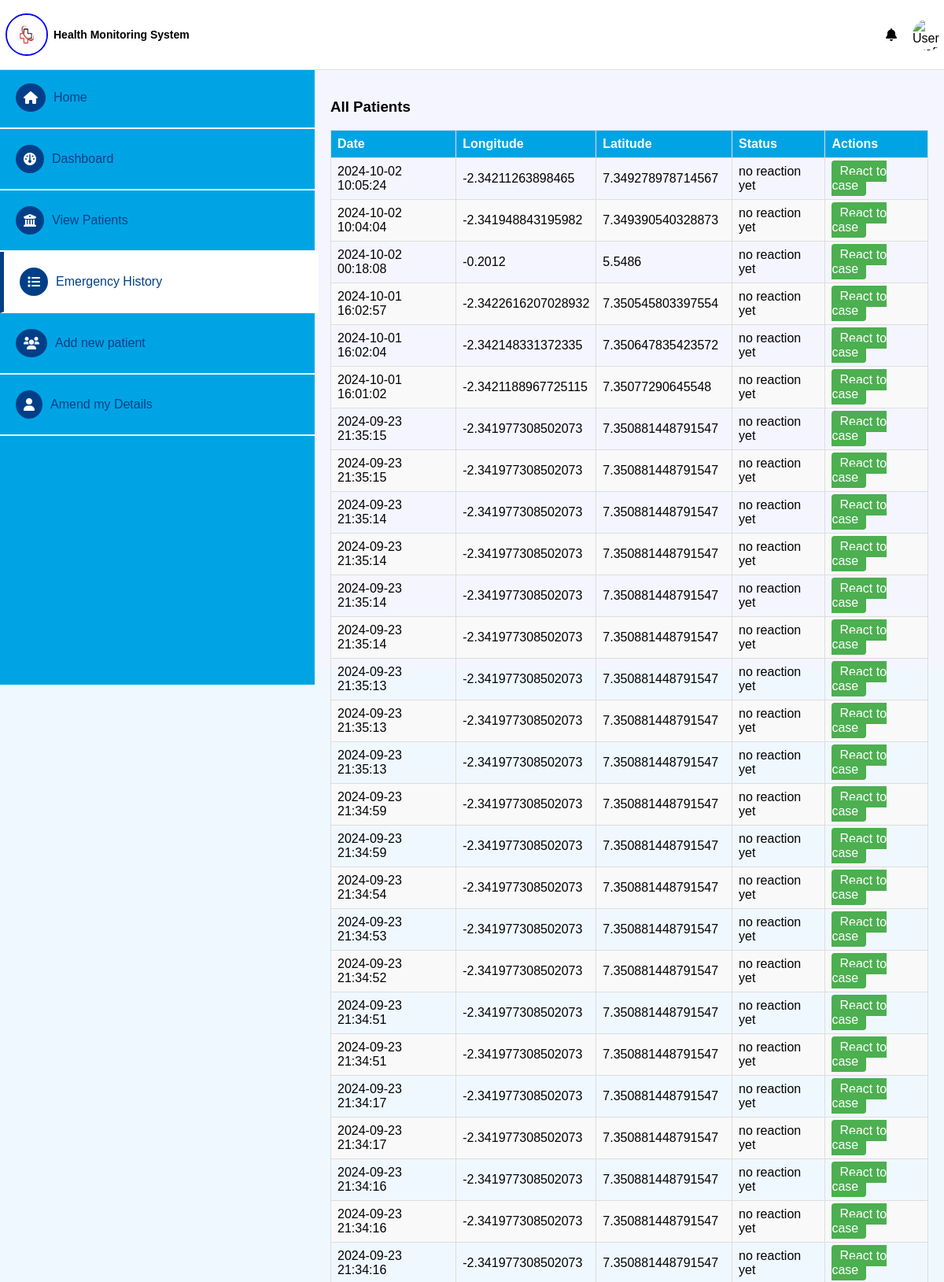
The page /codes/admin/emergency_history.php (upper part) on the database its author committed.
### tables this page shows
CREATE TABLE `emergencies` (
  `id` int(11) NOT NULL,
  `date` datetime NOT NULL DEFAULT current_timestamp(),
  `lon` varchar(500) NOT NULL,
  `latt` varchar(500) NOT NULL,
  `status` varchar(100) NOT NULL DEFAULT 'no reaction yet'
);

### codes/connections/emergency_list.php (called while the page is built)
<?php
include 'conn.php';
if(isset($_GET['emergency'])){
        $sql2= 'SELECT * FROM emergencies
        WHERE id= ?';
        $stmt2= $conn->prepare($sql2);
        $stmt2->execute(([$_GET['emergency']]));
        $emergency=$stmt2->fetch();
}else{
        $sql= 'SELECT * FROM emergencies order by id DESC';
        $stmt= $conn->prepare($sql);
        $stmt->execute();
        $emergencies=$stmt->fetchAll();
}
?>

### codes/admin/emergency_history.php (the view, shortened to what this page needs)
<?php
    include '../connections/emergency_list.php';
?>
<!DOCTYPE html>
<html lang="en">
<head>
    <link rel="stylesheet" href="https://cdnjs.cloudflare.com/ajax/libs/font-awesome/6.0.0-beta3/css/all.min.css">
    <link rel="stylesheet" href="newstyles.css">
    <link rel="stylesheet" href="styles.css">
</head>
<body>
    <header class="main-header">
        <div class="nav-header">
            <img src="../logo.jfif" alt="SLAS Logo" class="nav-logo">
            <h1 class="nav-title">Health Monitoring System</h1>
        </div>
        <div class="user-info">
        <i class="fas fa-bell notification-icon"></i>
            <img src="../bg1.jpg" alt="User Profile" class="user-profile">
        </div>
    </header>
    <div class="container">
        <nav class="nav-panel">
            <ul class="nav-items">
                <li class="nav-item"><a href="./"><i class="fa fa-home"></i>Home</a></li>
                <li class="nav-item"><a href="dashboard.php#"><i class="fa fa-dashboard"></i>Dashboard</a></li>
                <li class="nav-item"><a href="Patients.php"><i class="fas fa-bank"></i>View Patients</a></li>
                <li class="nav-item active"><a href="emergency_history.php"><i class="fa fa-list"></i>Emergency History</a></li>
                <li class="nav-item"><a href="../account/signup.html"><i class="fa fa-users"></i>Add new patient</a></li>
                <li class="nav-item"><a href="#"><i class="fa fa-user"></i>Amend my Details</a></li>
            </ul>
        </nav>
        <main class="main-content">
            <section class="patient-list">
                <br><br>
                <h3>All Patients</h3>
                <div class="table-wrapper">
                <table class="patients-table">
                    <thead>
                        <tr>
                            <th>Date</th>
                            <th>Longitude</th>
                            <th>Latitude</th>
                            <th>Status</th>
                            <th>Actions</th>
                        </tr>
                    </thead>
                    <tbody>
                        <?php
                            foreach($emergencies as $emergency){
                        ?>
                        <tr>
                            <td><?=$emergency['date']?></td>
                            <td><?=$emergency['lon']?></td>
                            <td><?=$emergency['latt']?></td>
                            <td><?=$emergency['status']?></td>
                            <td><a href="../emergency/?emergency=<?=$emergency['id']?>" class="view-button">React to case</a></td>
                        </tr>
                        <?php
                        }
                        ?>
                    </tbody>
                </table>
            </section>
            </div>
</body>
</html>

### codes/admin/newstyles.css (style rules this page uses)
body { font-family: Arial, sans-serif; margin: 0; padding: 0; background-color: #f4f4f4; display: flex; flex-direction: column; height: 100vh; }
.container { display: flex; flex: 1; }
.main-content { flex: 1; padding: 20px; box-sizing: border-box; }
.patients-table, .reports-table { width: 100%; border-collapse: collapse; }
.patients-table th, .patients-table td, .reports-table th, .reports-table td { border: 1px solid #ddd; padding: 8px; }
.patients-table th, .reports-table th { background-color: #00a4e4; color: white; text-align: left; }
.patients-table tr:nth-child(even), .reports-table tr:nth-child(even) { background-color: #f9f9f9; }
.view-button { background-color: #4CAF50; color: white; padding: 5px 10px; text-decoration: none; border-radius: 4px; cursor: pointer; }

### codes/admin/styles.css (style rules this page uses)
body { font-family: Arial, sans-serif; margin: 0; padding: 0; background-color: aliceblue; }
.container { display: flex; margin-top: 50px; height: 100vh; }
.nav-panel { background-color: #00a4e4; color: white; width: 400px; height: 100vh; display: flex; position: fixed; flex-direction: column; align-items: center; padding-top: 20px; }
.nav-header { text-align: center; display: flex; align-items: center; }
.nav-logo { width: 50px; height: 50px; margin: 7px; border-radius: 50%; border: 2px solid blue; }
.nav-title { font-size: 14px; margin: 0; }
.nav-items { list-style: none; padding: 0; width: 100%; }
.nav-item { width: 100%; border-bottom: 2px solid white; }
.nav-item a { color: #003f88; font-weight: 400px; text-decoration: none; display: flex; align-items: center; padding: 20px; width: 100%; border-radius: 5px; transition: background-color 0.3s; }
.nav-item :hover, .nav-item.active { background-color: rgb(255, 255, 255); border-left: 5px solid #003f88; }
.nav-item a i { margin-right: 10px; padding: 10px; border-radius: 50%; color: white; background-color: #003f88; }
.main-content { flex-grow: 1; padding: 20px; background-color: rgb(245, 245, 255); margin-left: 400px; }
.main-header { position: fixed; top: 0; left: 0; width: 100%; display: flex; justify-content: space-between; align-items: center; padding: 10px 0; border-bottom: 1px solid #e0e0e0; background-color: white; z-index: 100; }
.user-info { display: flex; align-items: center; justify-content: space-between; }
.user-info .notification-icon { margin-right: 10px; }
.user-info img.user-profile { width: 40px; height: 40px; border-radius: 50%; margin-left: 10px; }

### rows shown on the page
emergencies: date "2024-10-02 10:05:24", lon "-2.34211263898465", latt "7.349278978714567", status "no reaction yet"
emergencies: date "2024-10-02 10:04:04", lon "-2.341948843195982", latt "7.349390540328873", status "no reaction yet"
emergencies: date "2024-10-02 00:18:08", lon "-0.2012", latt "5.5486", status "no reaction yet"
emergencies: date "2024-10-01 16:02:57", lon "-2.3422616207028932", latt "7.350545803397554", status "no reaction yet"
emergencies: date "2024-10-01 16:02:04", lon "-2.342148331372335", latt "7.350647835423572", status "no reaction yet"
emergencies: date "2024-10-01 16:01:02", lon "-2.3421188967725115", latt "7.35077290645548", status "no reaction yet"
emergencies: date "2024-09-23 21:35:15", lon "-2.341977308502073", latt "7.350881448791547", status "no reaction yet"
emergencies: date "2024-09-23 21:35:15", lon "-2.341977308502073", latt "7.350881448791547", status "no reaction yet"
emergencies: date "2024-09-23 21:35:14", lon "-2.341977308502073", latt "7.350881448791547", status "no reaction yet"
emergencies: date "2024-09-23 21:35:14", lon "-2.341977308502073", latt "7.350881448791547", status "no reaction yet"
emergencies: date "2024-09-23 21:35:14", lon "-2.341977308502073", latt "7.350881448791547", status "no reaction yet"
emergencies: date "2024-09-23 21:35:14", lon "-2.341977308502073", latt "7.350881448791547", status "no reaction yet"
emergencies: date "2024-09-23 21:35:13", lon "-2.341977308502073", latt "7.350881448791547", status "no reaction yet"
emergencies: date "2024-09-23 21:35:13", lon "-2.341977308502073", latt "7.350881448791547", status "no reaction yet"
emergencies: date "2024-09-23 21:35:13", lon "-2.341977308502073", latt "7.350881448791547", status "no reaction yet"
emergencies: date "2024-09-23 21:34:59", lon "-2.341977308502073", latt "7.350881448791547", status "no reaction yet"
emergencies: date "2024-09-23 21:34:59", lon "-2.341977308502073", latt "7.350881448791547", status "no reaction yet"
emergencies: date "2024-09-23 21:34:54", lon "-2.341977308502073", latt "7.350881448791547", status "no reaction yet"
emergencies: date "2024-09-23 21:34:53", lon "-2.341977308502073", latt "7.350881448791547", status "no reaction yet"
emergencies: date "2024-09-23 21:34:52", lon "-2.341977308502073", latt "7.350881448791547", status "no reaction yet"
emergencies: date "2024-09-23 21:34:51", lon "-2.341977308502073", latt "7.350881448791547", status "no reaction yet"
emergencies: date "2024-09-23 21:34:51", lon "-2.341977308502073", latt "7.350881448791547", status "no reaction yet"
emergencies: date "2024-09-23 21:34:17", lon "-2.341977308502073", latt "7.350881448791547", status "no reaction yet"
emergencies: date "2024-09-23 21:34:17", lon "-2.341977308502073", latt "7.350881448791547", status "no reaction yet"
emergencies: date "2024-09-23 21:34:16", lon "-2.341977308502073", latt "7.350881448791547", status "no reaction yet"
emergencies: date "2024-09-23 21:34:16", lon "-2.341977308502073", latt "7.350881448791547", status "no reaction yet"
emergencies: date "2024-09-23 21:34:16", lon "-2.341977308502073", latt "7.350881448791547", status "no reaction yet"
